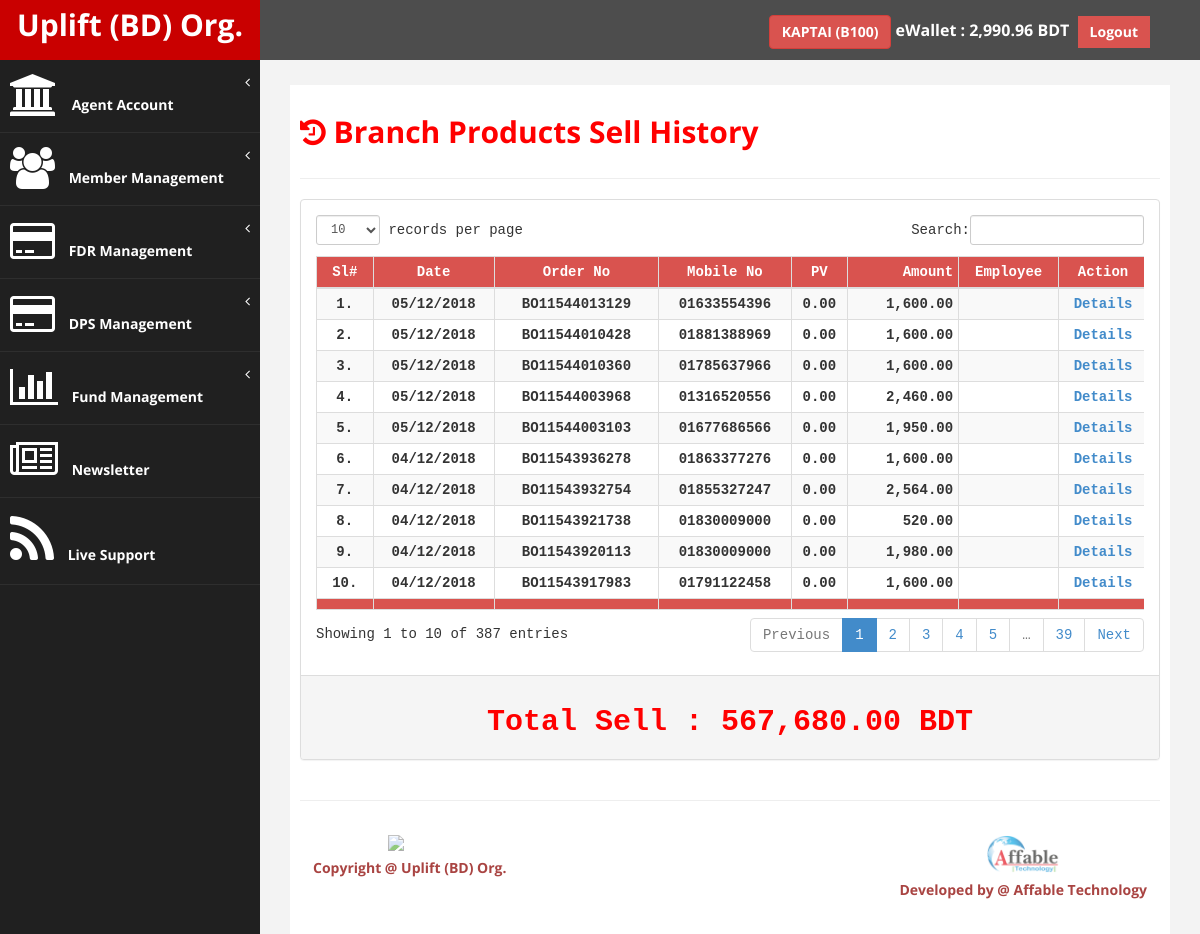
Page /up_agent/sell_history.php (signed in) on the committed database.
### tables this page shows
CREATE TABLE `tbl_branch_info` (
  `br_id` int(11) NOT NULL,
  `br_code` varchar(100) NOT NULL,
  `br_name` varchar(100) NOT NULL,
  `br_contact` varchar(20) NOT NULL,
  `br_tpin` int(11) NOT NULL DEFAULT '4321',
  `br_password` varchar(255) NOT NULL DEFAULT '123456',
  `br_amount` decimal(13,2) NOT NULL,
  `br_ref_member` int(11) NOT NULL,
  `br_reg_date` date NOT NULL,
  `br_image` blob NOT NULL,
  `br_verify` int(11) NOT NULL,
  `br_status` int(11) NOT NULL,
  `bc_admin` int(11) NOT NULL
);

CREATE TABLE `tbl_users_order` (
  `uo_id` int(11) NOT NULL,
  `uo_order_id` varchar(255) NOT NULL,
  `uo_branch_id` int(11) NOT NULL,
  `uo_employee_id` int(11) NOT NULL,
  `uo_customer_id` int(11) NOT NULL,
  `uo_customer_name` varchar(100) NOT NULL,
  `uo_customer_mobile` varchar(100) NOT NULL,
  `uo_product_ids` varchar(255) NOT NULL,
  `uo_total_pvs` varchar(255) NOT NULL,
  `uo_product_quantities` varchar(255) NOT NULL,
  `uo_product_unit_prices` varchar(255) NOT NULL,
  `uo_total_amount` decimal(10,2) NOT NULL,
  `uo_commission_discount` decimal(10,2) NOT NULL,
  `uo_order_date` date NOT NULL,
  `uo_order_time` time NOT NULL,
  `uo_order_note` varchar(255) NOT NULL,
  `uo_payment_method` varchar(50) NOT NULL DEFAULT 'Cash',
  `uo_shipping_address` varchar(255) NOT NULL,
  `uo_order_status` int(11) NOT NULL
);

### up_agent/includes/common.php (called while the page is built, shortened)
<?php
$WebsiteSiteName="Uplift (BD) Org.";
?>

### up_agent/includes/fn_users.php (called while the page is built, shortened)
<?php
function get_branch_info_by_id($br_id){
    $var = array();
    global $connection;
    $results = mysqli_query($connection,"SELECT * FROM tbl_branch_info WHERE br_id ='".$br_id."'");
    if($results){
        $var = mysqli_fetch_array($results);
    }
    return $var;
}
function get_all_branch_order_history($branch_id){
    $var = array();
    global $connection;
    $results = mysqli_query($connection,"SELECT * FROM tbl_users_order WHERE uo_branch_id='".$branch_id."' ORDER BY uo_id DESC");
    if($results){
        while($row = mysqli_fetch_array($results)){
            $var[] = $row;
        }
    }
    return $var;
}
?>

### up_agent/sell_history.php (the view, shortened to what this page needs)
<?php
if(!isset($_SESSION['se_branch'])){
header("Location: login.php");
}else{
include './includes/functions.php';
$branch_id = $_SESSION['se_branch']['br_id'];
$branch_info = get_branch_info_by_id($branch_id);
$br_order_history = get_all_branch_order_history($branch_id);
?>
<!DOCTYPE html>
<html xmlns="http://www.w3.org/1999/xhtml">
<head>
    <link href="assets/css/bootstrap.css" rel="stylesheet" />
    <link href="assets/css/font-awesome.css" rel="stylesheet" />
    <link href="assets/css/custom.css" rel="stylesheet" />
    <link href="assets/js/dataTables/dataTables.bootstrap.css" rel="stylesheet" />
</head>
<body>
    <div id="wrapper">
        <?php include './navtop.php'; ?>
        <?php include './navside.php'; ?>
        <div id="page-wrapper" >
            <div id="page-inner">
                <div class="row">
                    <div class="col-md-12">
                        <h2><b><i class="fa fa-history"></i> Branch Products Sell History</b></h2>
                    </div>
                </div>
                 <hr/>
            <div class="row">
                <div class="col-md-12">
                    <div class="panel panel-default btn-default" style="font-family: monospace;">
                        <div class="panel-body">
                            <div class="table-responsive">
                                <table class="table table-striped table-bordered table-condensed table-hover text-center" id="dataTables-example">
                                    <thead>
                                        <tr class="btn-danger text-center">
                                            <td><b>Sl#</b></td>
                                            <td><b>Date</b></td>
                                            <td><b>Order No</b></td>
                                            <td><b>Mobile No</b></td>
                                            <td><b>PV</b></td>
                                            <td class="text-right"><b>Amount</b></td>
                                            <td><b>Employee</b></td>
                                            <td ><b>Action</b></td>
                                        </tr>
                                    </thead>
                                    <tbody>
                                        <?php
                                        if(count($br_order_history)>0){
                                        $i=1;
                                        $total_bdt=0;
                                        foreach ($br_order_history as $sell_history){
                                            $employee_info=get_employee_info_by_id($sell_history['uo_employee_id']);
                                            $total_pvs=0;
                                        ?>
                                        <tr>
                                            <td><b><?php echo $i;?>.</b></td>
                                            <td><b><?php echo date('d/m/Y',strtotime($sell_history['uo_order_date'])); ?></b></td>
                                            <td><b><?php echo $sell_history['uo_order_id']; ?></b></td>
                                            <td><b><?php echo $sell_history['uo_customer_mobile']; ?></b></td>
                                            <td><b><?php echo number_format($total_pvs,2); ?></b></td>
                                            <td class="text-right"><b><?php echo number_format($sell_history['uo_total_amount'],2); ?></b></td>
                                            <td><a href="employee_info.php?emp_id=<?php echo $employee_info['e_id'];?>" target="_blank"><b><?php echo $employee_info['e_userid'];?></b></a></td>
                                           <td><a href="invoice.php?ref_id=<?php echo $sell_history['uo_id']; ?>"><b>Details</b></a></td>
                                        </tr>
                                        <?php
                                            $total_bdt=$total_bdt+$sell_history['uo_total_amount'];
                                            $i++; }}
                                        ?>
                                    </tbody>
                                    <tfoot class="btn-danger">
                                        <tr>
                                            <td></td>
                                            <td></td>
                                            <td></td>
                                            <td></td>
                                            <td></td>
                                            <td></td>
                                            <td></td>
                                            <td></td>
                                        </tr>
                                    </tfoot>
                                </table>
                            </div>
                        </div>
                        <div class="panel-footer">
                            <h2 class="text-center"><b>Total Sell : <?php echo number_format($total_bdt,2); ?> BDT</b></h2>
                        </div>
                    </div>
                </div>
            </div>
                <hr />
        <?php include './footer.php'; ?>
        </div>
    </div>
            </div>
</body>
</html>
<?php } ?>

### up_agent/navtop.php (shortened to what this page needs)
<nav class="navbar navbar-default navbar-cls-top " role="navigation" style="margin-bottom: 0">
    <div class="navbar-header">
        <a class="navbar-brand" href="cpanel.php"><?php echo '<b>'.$WebsiteSiteName.'</b>'; ?></a>
    </div>
    <div style="color: white;padding: 15px 50px 5px 50px;float: right;font-size: 16px;">
        <b>
            <a href="profile.php" class="btn btn-danger"><b><?php echo $branch_info['br_name'].' ('.$branch_info['br_code'].')'; ?></b></a>
            eWallet :
            <?php
            $u_balance=$branch_info['br_amount'];
            echo number_format($u_balance,2); ?> BDT</b>&nbsp;
            <a href="logout.php" class="btn btn-danger square-btn-adjust"><b>Logout</b></a>
    </div>
</nav>

### up_agent/assets/css/custom.css (style rules this page uses)
body { font-family: 'Open Sans', sans-serif; }
#wrapper { width: 100%; background:#202020; }
#page-wrapper { padding: 15px 15px; min-height: 600px; background:#F3F3F3; }
#page-inner { width:100%; margin:10px 20px 10px 0px; background-color:#fff!important; padding:10px; min-height:1200px; }
.text-center { text-align:center; }
h2 { color: #f00; }
.square-btn-adjust { border: 0px solid transparent; -webkit-border-radius: 0px; -moz-border-radius: 0px; border-radius: 0px; }
.navbar-cls-top .navbar-brand { color: #fff; background: #C90000; width: 260px; text-align: center; height: 60px; font-size: 30px; font-weight: 700; }
.navbar-cls-top { background:#4D4D4D; border-bottom:none; }
.navbar-default { border:0px solid black; }
.navbar-header { background: #A70303; }
@media (min-width:768px) { #page-wrapper { margin: 0 0 0 260px; padding: 15px 30px; min-height: 1200px; } }
@media (min-width:768px) { .navbar { border-radius: 0px; } }

### rows in the picture
tbl_branch_info: br_name "KAPTAI", br_code "B100", br_amount "2,990.96"
tbl_users_order: uo_order_date "05/12/2018", uo_order "BO11544013129", uo_customer_mobile "01633554396", total_pvs "0.00", uo_total_amount "1,600.00"
tbl_users_order: uo_order_date "05/12/2018", uo_order "BO11544010428", uo_customer_mobile "01881388969", total_pvs "0.00", uo_total_amount "1,600.00"
tbl_users_order: uo_order_date "05/12/2018", uo_order "BO11544010360", uo_customer_mobile "01785637966", total_pvs "0.00", uo_total_amount "1,600.00"
tbl_users_order: uo_order_date "05/12/2018", uo_order "BO11544003968", uo_customer_mobile "01316520556", total_pvs "0.00", uo_total_amount "2,460.00"
tbl_users_order: uo_order_date "05/12/2018", uo_order "BO11544003103", uo_customer_mobile "01677686566", total_pvs "0.00", uo_total_amount "1,950.00"
tbl_users_order: uo_order_date "04/12/2018", uo_order "BO11543936278", uo_customer_mobile "01863377276", total_pvs "0.00", uo_total_amount "1,600.00"
tbl_users_order: uo_order_date "04/12/2018", uo_order "BO11543932754", uo_customer_mobile "01855327247", total_pvs "0.00", uo_total_amount "2,564.00"
tbl_users_order: uo_order_date "04/12/2018", uo_order "BO11543921738", uo_customer_mobile "01830009000", total_pvs "0.00", uo_total_amount "520.00"
tbl_users_order: uo_order_date "04/12/2018", uo_order "BO11543920113", uo_customer_mobile "01830009000", total_pvs "0.00", uo_total_amount "1,980.00"
tbl_users_order: uo_order_date "04/12/2018", uo_order "BO11543917983", uo_customer_mobile "01791122458", total_pvs "0.00", uo_total_amount "1,600.00"

### other values in the picture
$WebsiteSiteName "Uplift (BD) Org."
$total_bdt "567,680.00"
$developer "Affable Technology"
